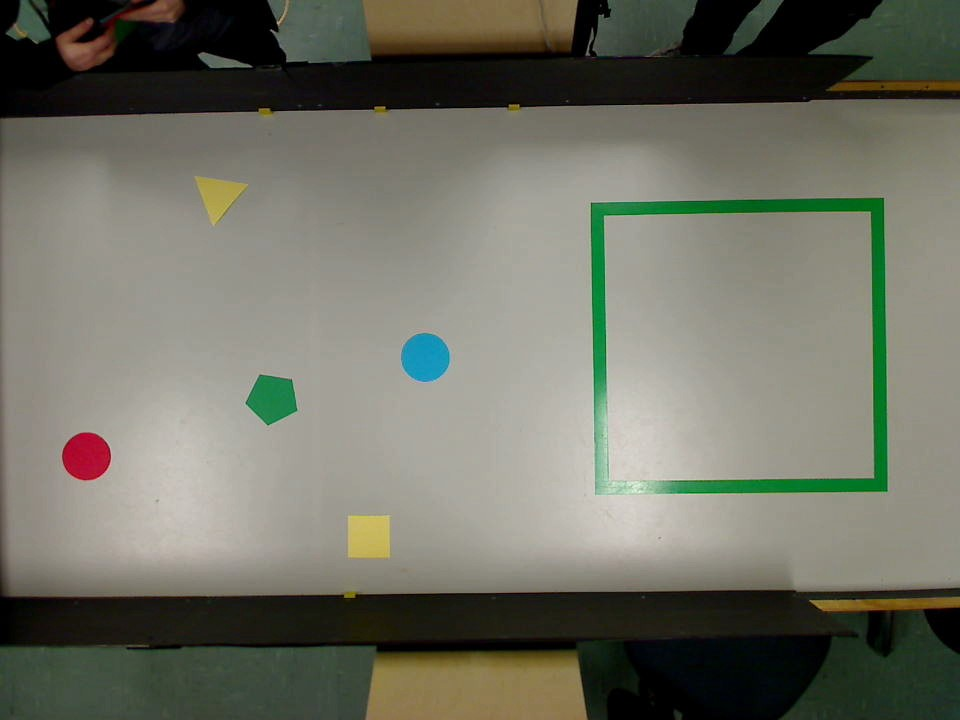
#> input picture base_station/world_map_vision/circlesImage.jpg, 960 x 720 px
$ python square_finder.py   (older library calls are emulated)
#> lines starting #> are read from the running program, lines starting #| are printed output that depends on the picture; after the words box and inside, x2 and y2 are one past the last pixel; in counts of white or black regions, pixels touching at a corner belong together
#> further down, img is the input picture: shape (720, 960, 3); mean B, G, R 100.1, 112.6, 111.6
### base_station/world_map_vision/color_ranges.py
import cv2

class ColorFilter:
    def __init__(self, image):
        self.image = image

    # [5 lines left out: function red_range, not called in this run]

    def green_range(self):
        green_hue_image = cv2.inRange(self.image, (50, 100, 50), (80, 255, 255))
        return green_hue_image

    def blue_range(self):
        blue_hue_image = cv2.inRange(self.image, (80, 50, 50), (130, 255, 255))
        return blue_hue_image

    def yellow_range(self):
        yellow_hue_image = cv2.inRange(self.image, (20, 100, 100), (30, 255, 255))
        return yellow_hue_image

    # [8 lines left out: function all_colors, not called in this run]

### base_station/world_map_vision/square_finder.py
import numpy as np
from base_station.world_map_vision.color_ranges import ColorFilter
import cv2


def angle_cos(p0, p1, p2):
    d1, d2 = (p0 - p1).astype('float'), (p2 - p1).astype('float')
    return abs(np.dot(d1, d2) / np.sqrt(np.dot(d1, d1) * np.dot(d2, d2)))


def find_squares(img):
    squares = []
    pentagons = []
    triangles = []
    median_blurred_image = cv2.medianBlur(img, 3)
    hsv_image = cv2.cvtColor(median_blurred_image, cv2.COLOR_BGR2HSV)
#> hsv_image: shape (720, 960, 3); mean H, S, V 33.6, 54.6, 116.1

    color_filter = ColorFilter(hsv_image)
    filtered_image = color_filter.yellow_range()
#> in yellow_range, `yellow_hue_image = cv2.inRange(self.image, (20, 100, 100), (30, 255, 2..`:
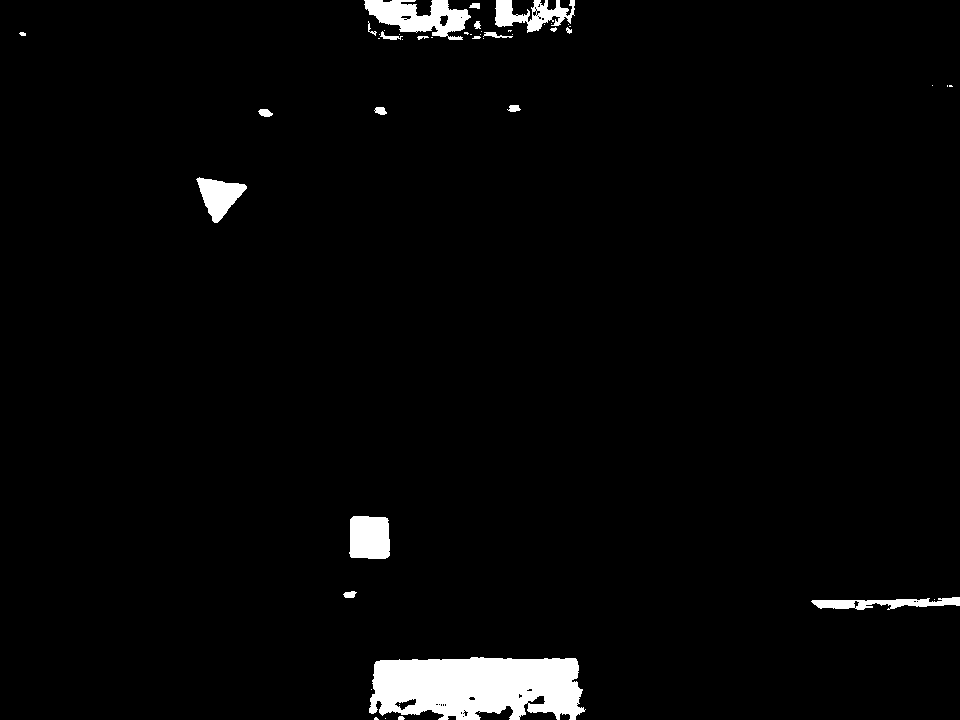
#> yellow_hue_image: shape (720, 960); 2.8% white; 46 white regions (25 under 20 px)
    cv2.imshow("lol",filtered_image)

    gaussian_image = cv2.GaussianBlur(filtered_image, (5, 5), 0)
    for gray in cv2.split(gaussian_image):
        for thrs in range(0, 255, 26):
            if thrs == 0:
                bin = cv2.Canny(gray, 0, 50, apertureSize=5)
                bin = cv2.dilate(bin, None)
            else:
                retval, bin = cv2.threshold(gray, thrs, 255, cv2.THRESH_BINARY)
            bin, contours, hierarchy = cv2.findContours(bin, cv2.RETR_LIST, cv2.CHAIN_APPROX_SIMPLE)
            for cnt in contours:
                cnt_len = cv2.arcLength(cnt, True)
                cnt = cv2.approxPolyDP(cnt, 0.02 * cnt_len, True)
                if len(cnt) == 3 and cv2.contourArea(cnt) > 1000 and cv2.isContourConvex(cnt):
                    triangles.append(cnt)
                if len(cnt) == 5 and cv2.contourArea(cnt) > 1000 and cv2.isContourConvex(cnt):
                    pentagons.append(cnt)
                if len(cnt) == 4 and cv2.contourArea(cnt) > 1000 and cv2.isContourConvex(cnt):
                    cnt = cnt.reshape(-1, 2)
                    max_cos = np.max([angle_cos(cnt[i], cnt[(i + 1) % 4], cnt[(i + 2) % 4]) for i in range(4)])
                    if max_cos < 0.1:
                        squares.append(cnt)
#> this loop made 1 pass
#> after the loop, cnt = contour of 13 points, box (x1, y1, x2, y2) (366, 0, 469, 36), area 1838; max_cos = 0.0933; pentagons = 5 contours; box (x1, y1, x2, y2) and area: (349, 515, 389, 559) 1558, (195, 177, 248, 224) 1376, (195, 176, 248, 224) 1300, (196, 178, 247, 223) 1217, (196, 177, 247, 223) 1142; squares = 9 items; triangles = []
    return squares, triangles, pentagons

if __name__ == '__main__':
    img = cv2.imread("circlesImage.jpg")
    squares, triangles, pentagons = find_squares(img)
#> squares = 9 items; triangles = []
    cv2.drawContours(img, squares, -1, (0, 255, 0), 3) #green
    cv2.drawContours(img, triangles, -1, (255, 0, 0), 3) #blue
    cv2.drawContours(img, pentagons, -1, (0, 0, 255), 3) #red
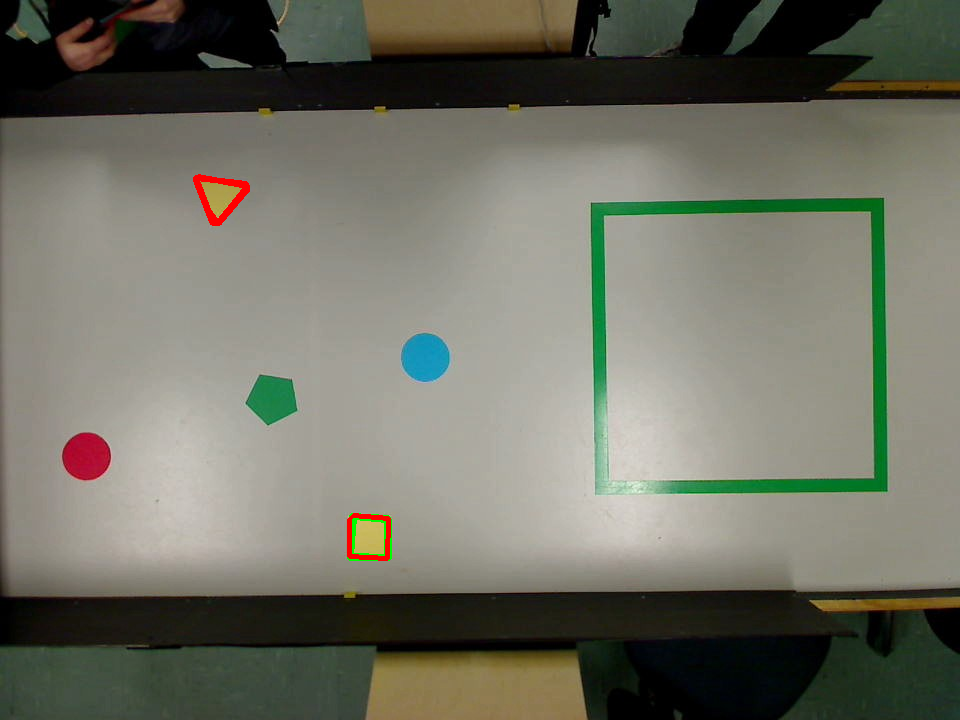
#> img: shape (720, 960, 3); mean B, G, R 99.8, 112.2, 111.7
    cv2.imshow('squares', img)
    ch = 0xFF & cv2.waitKey()
#> (key Esc is pressed here)
    cv2.destroyAllWindows()

$ run again, with base_station/world_map_vision/mock_image.jpg copied over base_station/world_map_vision/circlesImage.jpg
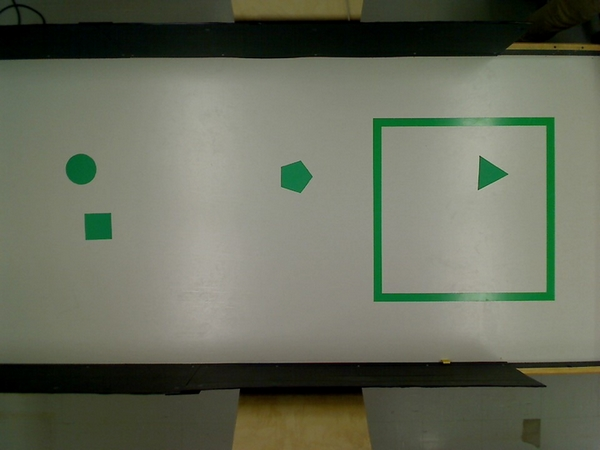
#> input picture base_station/world_map_vision/mock_image.jpg, 600 x 450 px
#> img is the input picture: shape (450, 600, 3); mean B, G, R 91.5, 107.8, 103.3
#> hsv_image: shape (450, 600, 3); mean H, S, V 36.8, 63.7, 108.7
#> in yellow_range, `yellow_hue_image = cv2.inRange(self.image, (20, 100, 100), (30, 255, 2..`:
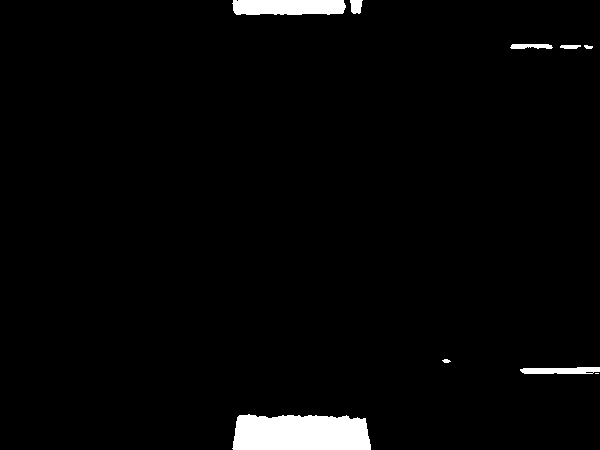
#> yellow_hue_image: shape (450, 600); 2.6% white; 9 white regions (1 under 20 px)
#> the loop in find_squares, `for gray in cv2.split(gaussian_image):` made 1 pass
#> after the loop in find_squares, `for gray in cv2.split(gaussian_image):`: cnt = [[234, 0], [237, 13], [343, 8], [342, 0]]; max_cos = 0.225; pentagons = 6 contours; box (x1, y1, x2, y2) and area: (232, 0, 347, 16) 1605, (231, 0, 347, 16) 1522, (233, 0, 346, 15) 1484, (233, 0, 346, 15) 1466, (234, 0, 345, 14) 1365, (232, 0, 346, 15) 1340; squares = []
#> `cv2.drawContours(img, pentagons, -1, (0, 0, 255), 3)`:
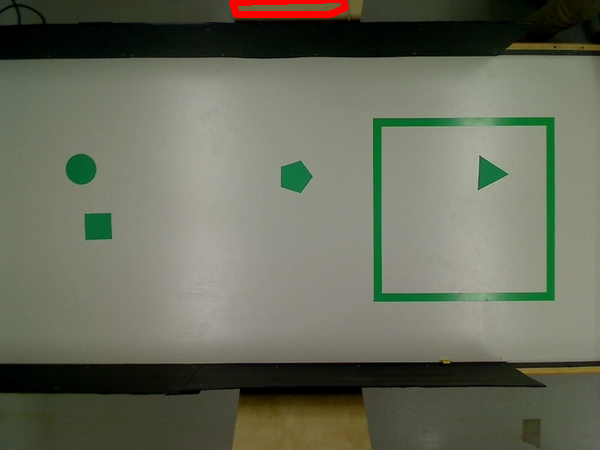
#> img: shape (450, 600, 3); 0.52% of pixels changed, all inside (x1, y1, x2, y2) = (229, 0, 349, 18)

$ run again, with base_station/world_map_vision/photo2.jpg copied over base_station/world_map_vision/circlesImage.jpg
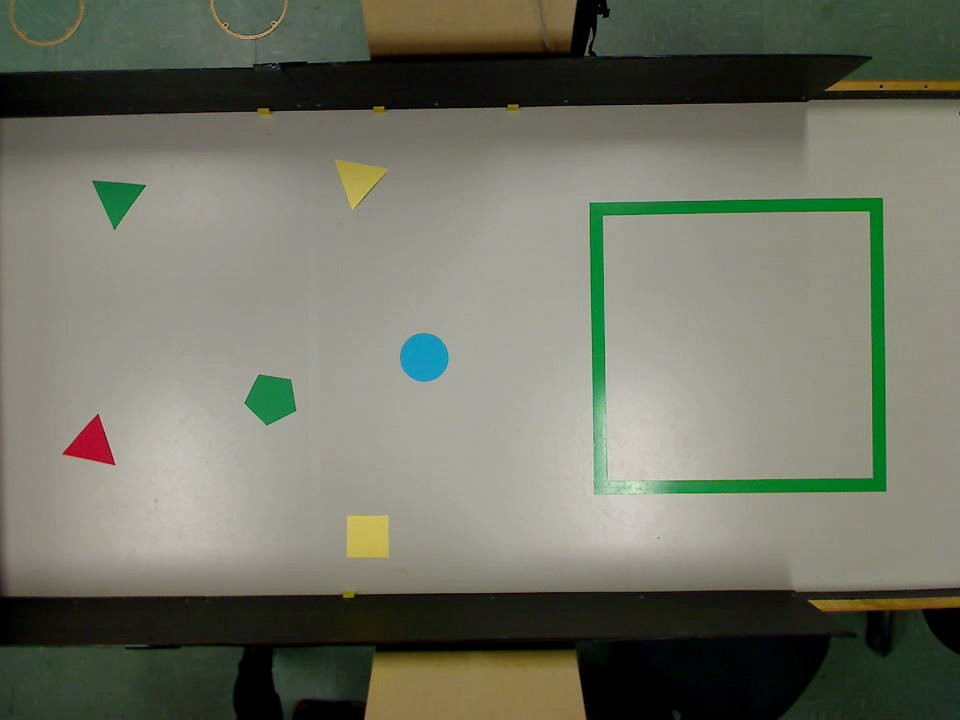
#> input picture base_station/world_map_vision/photo2.jpg, 960 x 720 px
#> img is the input picture: shape (720, 960, 3); mean B, G, R 101, 115.1, 112.7
#> hsv_image: shape (720, 960, 3); mean H, S, V 34.4, 55.1, 117.9
#> in yellow_range, `yellow_hue_image = cv2.inRange(self.image, (20, 100, 100), (30, 255, 2..`:
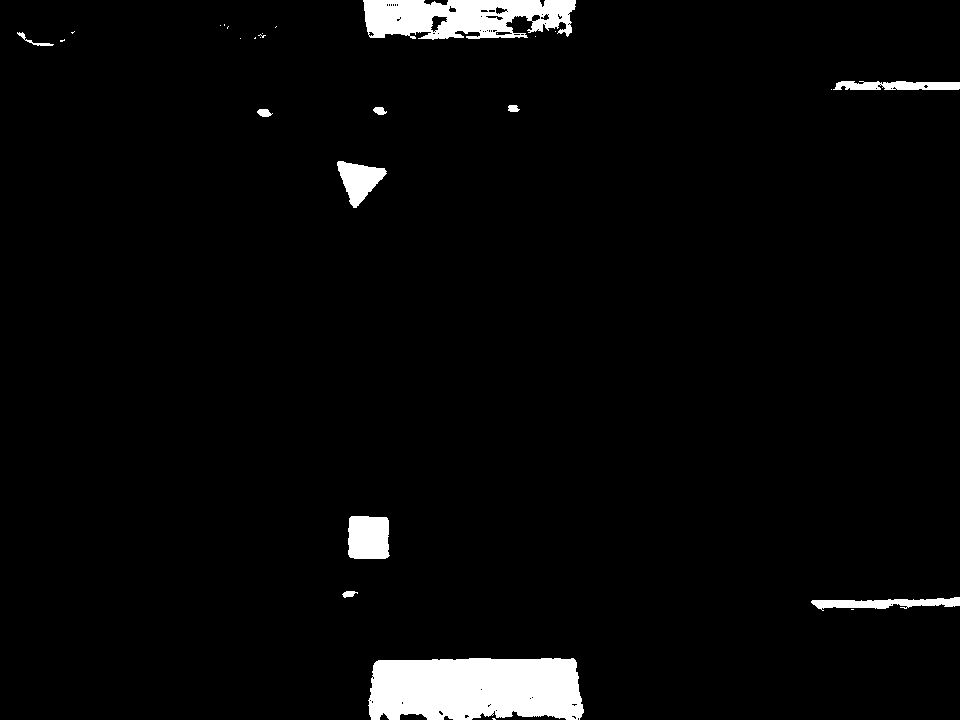
#> yellow_hue_image: shape (720, 960); 3.5% white; 28 white regions (17 under 20 px)
#> the loop in find_squares, `for gray in cv2.split(gaussian_image):` made 1 pass
#> after the loop in find_squares, `for gray in cv2.split(gaussian_image):`: cnt = [[365, 9], [375, 36], [447, 15], [426, 36], [514, 14], [553, 26], [574, 0]]; max_cos = 0.0587; pentagons = 2 contours; box (x1, y1, x2, y2) and area: (336, 160, 388, 209) 1376, (337, 160, 387, 209) 1262; squares = 11 items; triangles = []
#> `squares, triangles, pentagons = find_squares(img)`: squares = 11 items; triangles = []
#> `cv2.drawContours(img, pentagons, -1, (0, 0, 255), 3)`:
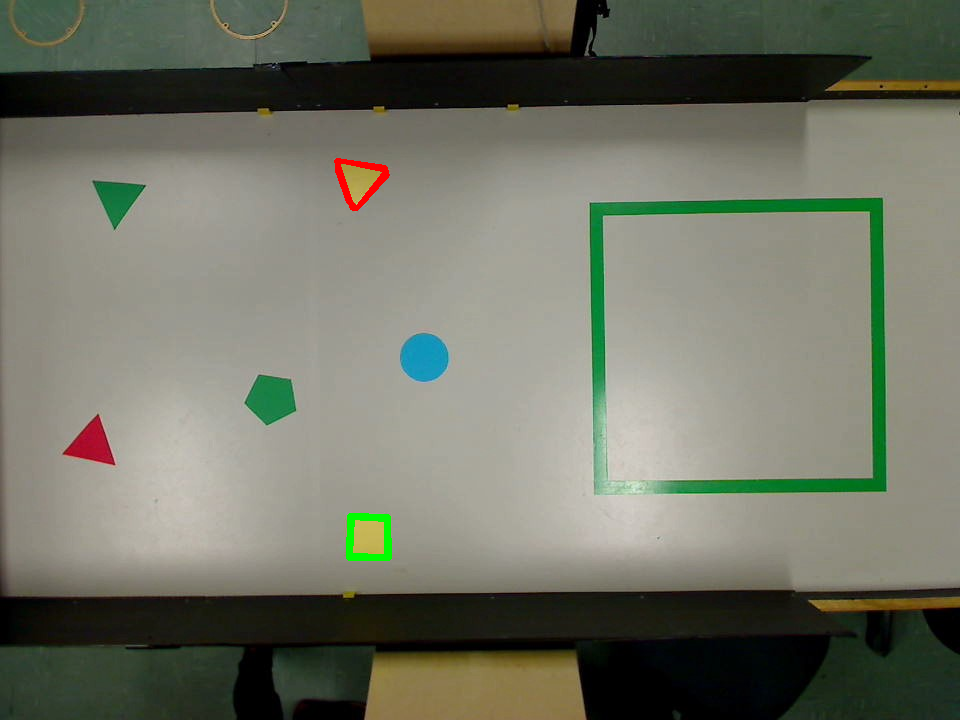
#> img: shape (720, 960, 3); mean B, G, R 100.7, 115, 112.5
